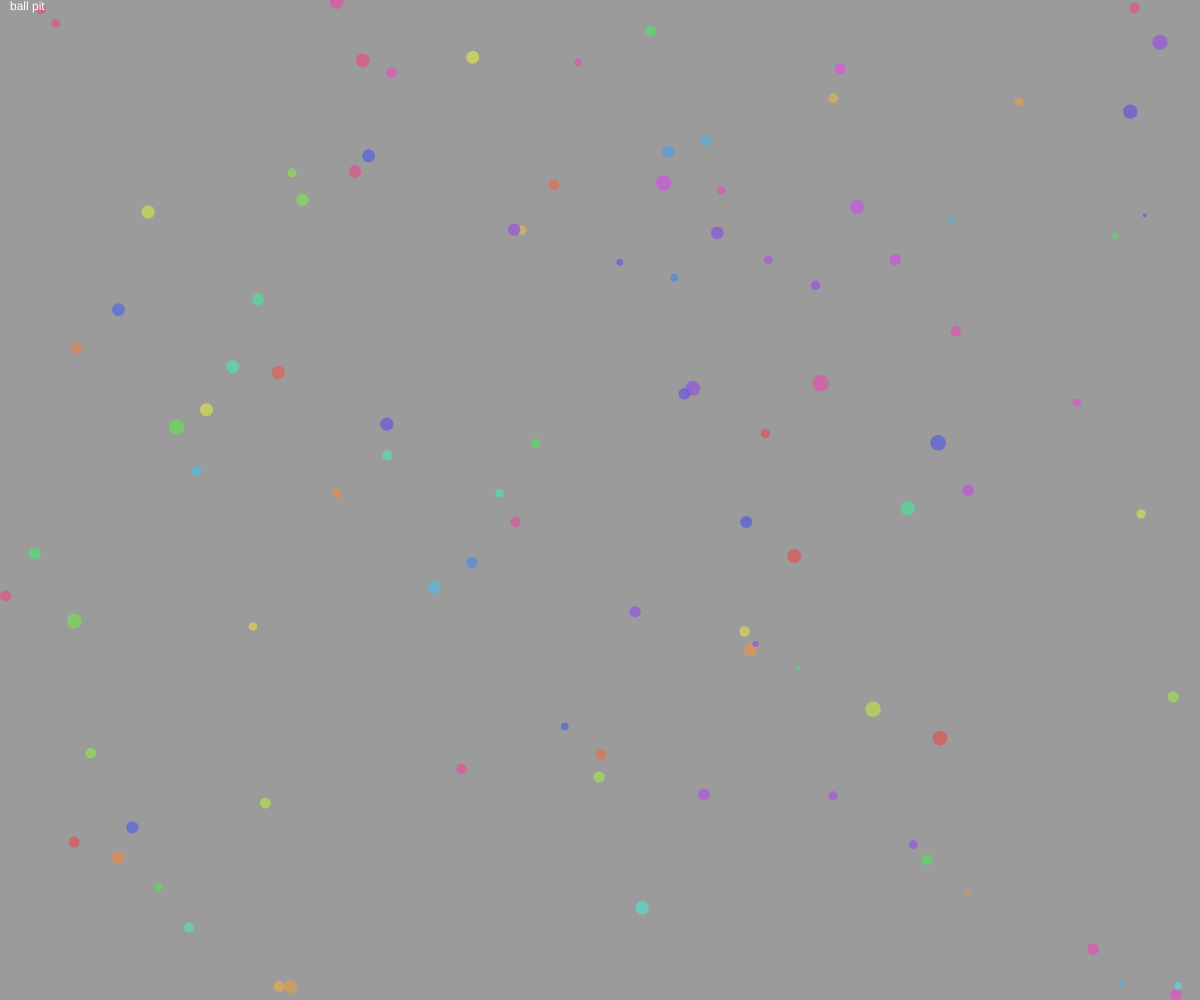
Frame 1 (no input)
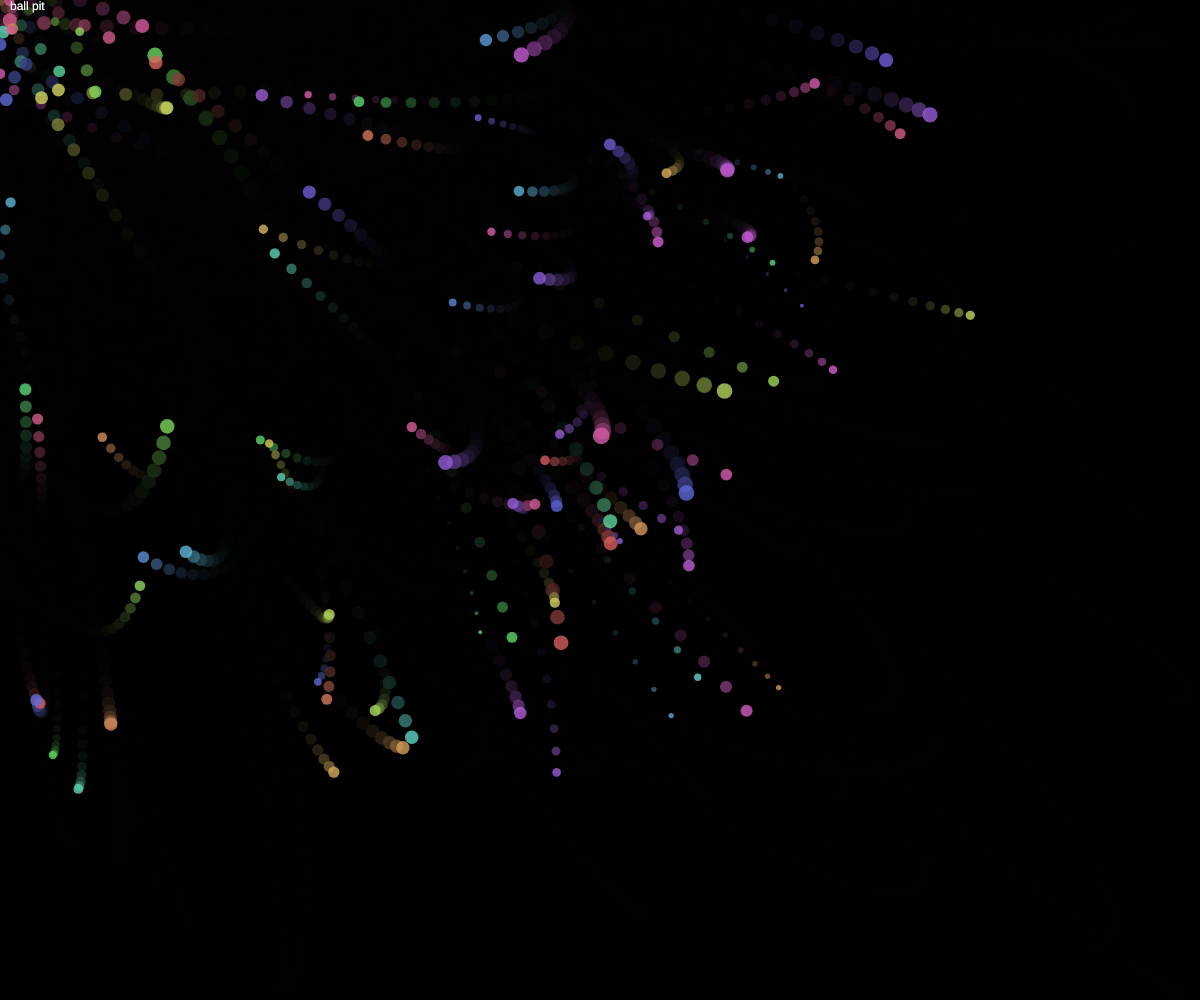
Frame 60 (no input)
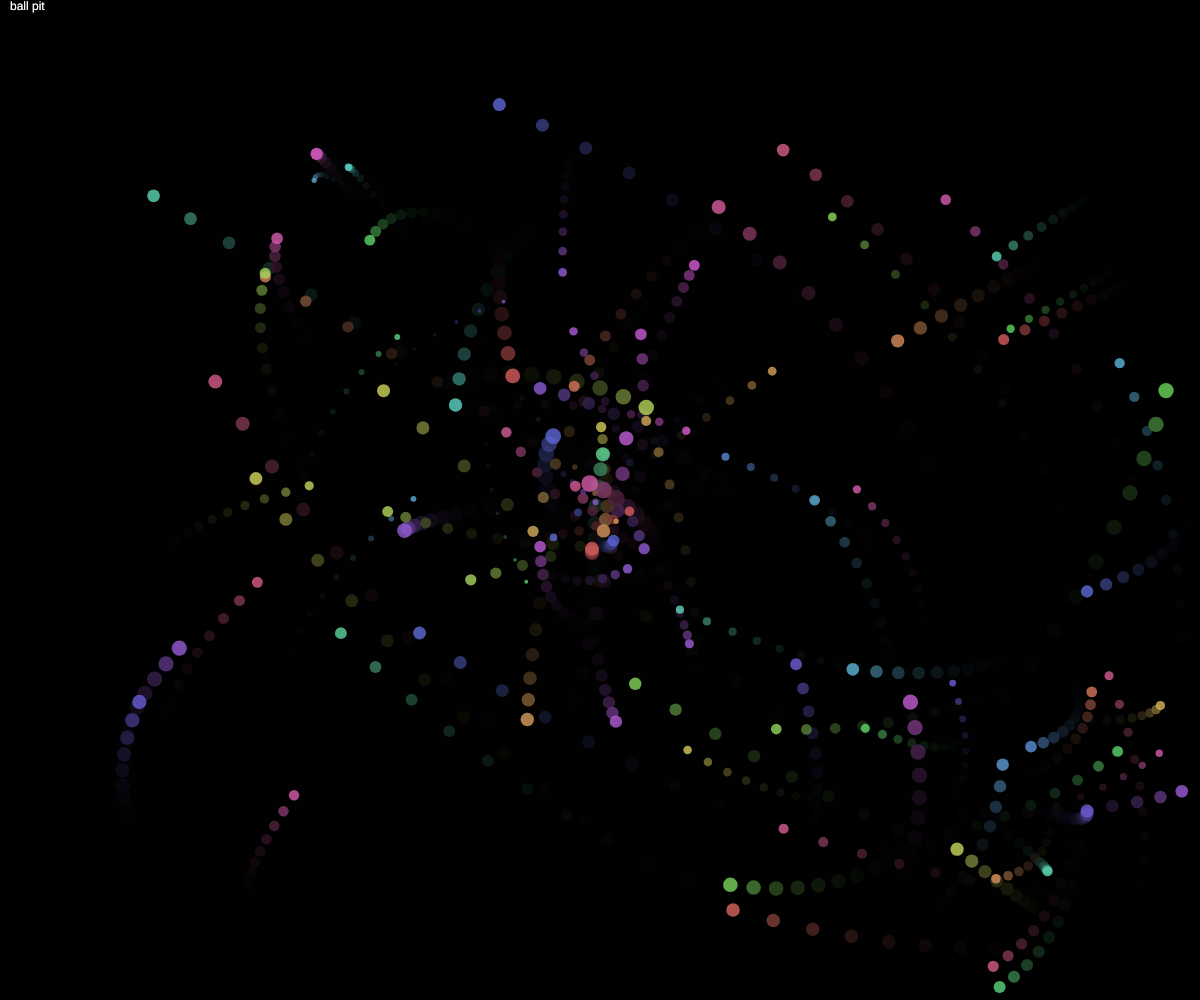
Frame 120 (the mouse pressed at the canvas centre since frame 60)

The p5.js sketch that drew these frames (run headless with seeded random() and noise() and a simulated clock; from frame 60 on, the mouse is pressed at the canvas centre):

// p5.js sketch
// ── sketch.js
let balls = []
let n = 100;
let g = 0.1;
let attractor;

function setup() {
  createCanvas(windowWidth, windowHeight);

    while(balls.length < n){
      let ball = new Ball(random(width), 
                  random(height), 
                 randomGaussian(100, 50));
      ball.velocity = p5.Vector.random2D();
      ball.velocity.setMag(random(10));
      balls.push(ball);
    }
}

function draw() {
  background(0,100);  
  attractor = new Attractor(mouseX, mouseY, 2);
  attractor.display();


  for (let ball of balls){
    ball.velocity.add(createVector(0,g));
    
    let attractorForce = createVector(attractor.pos.x - ball.x, attractor.pos.y - ball.y);
    attractorForce.setMag(2);

    ball.velocity.add(attractorForce);
    
    ball.show();
    ball.update();
  }
  
  fill("white");
  text("ball pit", 10, 10);
}


let mouseIsPressed;
//wind
function mousePressed(){
  mouseIsPressed = true;
  
}

function mouseReleased(){
  mouseIsPressed = false;
}
// ── Ball.js
class Ball {
  
  constructor(x = 0, y = 0, mass = 1000){
    this.position = createVector(x, y);
    this.velocity = createVector();
    this.mass = mass; //mass = area
    this.radius = sqrt(this.mass / PI);
    this.colour = colorHSL(random(100)); 
  }
  
  get diameter(){
    return this.radius * 2;
}

  get x(){
    return this.position.x;
  }
  set x(val){
    this.position.x = val;
  }
  
  get y(){
    return this.position.y;
  }
  set y(val){
    this.position.y = val;
  }

  show(){    
    push();
    translate(this.x, this.y);
    noStroke();
    fill(this.colour);
    circle(0, 0, this.diameter);
    pop();
  }
  
  update(){
    this.position.add(this.velocity);

    //boundaries
    if(this.x > width - this.radius){
      this.position.x = width - this.radius;
      this.velocity.x *= -0.9;
    }
    
    if(this.x < 0){
      this.position.x = 0;
      this.velocity.x *= -0.9;
    }
    if(this.y > height - this.radius){
      this.position.y = height - this.radius;
      this.velocity.y *= -0.9;
    }
    if(this.y < 0){
      this.position.y = 0;
      this.velocity.y *= -0.9;
    }
    
  }

}
// ── attractor.js
class Attractor {
  constructor(x, y, r) {
    this.pos = createVector(x, y);
    this.r = r;
    this.vel = createVector();
    this.acc = createVector();
  }

  applyForce(force) {
    this.acc.add(force);
  }

  display() {
    this.vel.add(this.acc);
    this.pos.add(this.vel);
    this.acc.mult(0); // Reset acceleration

  }
}
// ── auxiliary.js
function colorHSL(h = 0, s = 60, l = 60, a = 80){
  push();
  colorMode(HSL, 100);
  let colour = color(h, s, l);
  colour.setAlpha(a);
  pop();
  return colour;
  
}
